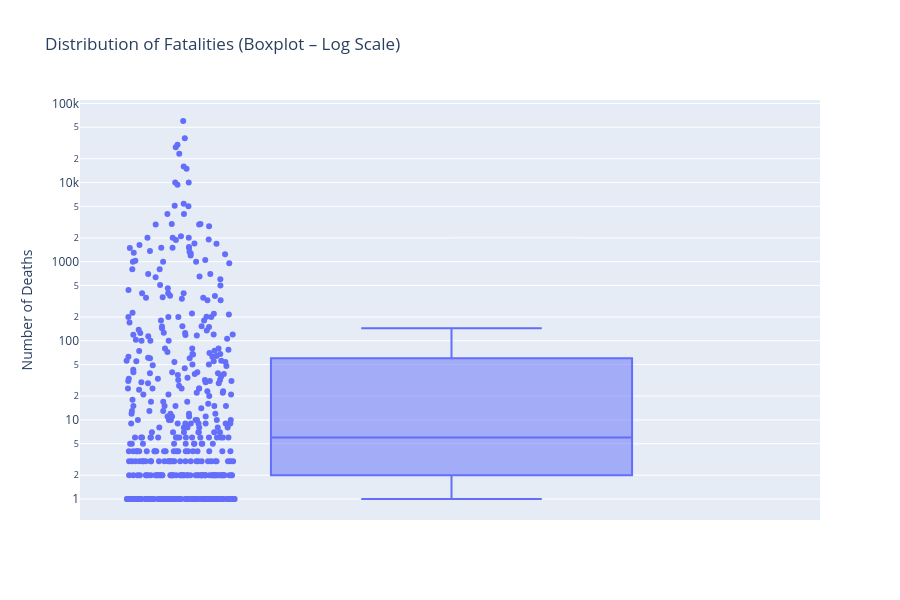

Write notebook code for a chart like this one.
### Markdown cell above
### Distribution of Human Impact

### Code cell
import plotly.express as px

def render_death_boxplot(df):
    """
    Generates a box-and-whisker plot to analyze the statistical distribution 
    and spread of volcanic fatalities.
    """
    
    # 1. Data Preprocessing / Filtering:
    # Isolate events with confirmed fatalities (> 0).
    # This is critical for two reasons:
    #   a) Log(0) is undefined.
    #   b) We are specifically analyzing the severity distribution of *lethal* events.
    df_nonzero = df[df['Total Deaths'] > 0]

    # 2. Statistical Visualization:
    # Initialize a boxplot to visualize central tendency (median) and variability (IQR).
    fig = px.box(
        df_nonzero,
        y='Total Deaths',
        
        # Display all underlying data points (jitter) alongside the box statistics.
        # This reveals the actual data density and prevents the "hiding" of 
        # the specific distribution shape behind the summary statistics.
        points='all',
        
        title='Distribution of Fatalities (Boxplot – Log Scale)',
        labels={'Total Deaths': 'Number of Deaths'},
        
        # 3. Scale Transformation:
        # Apply a logarithmic scale (Log10) to the Y-axis.
        # Mortality data typically follows a "heavy-tailed" or power-law distribution 
        # (many small events, very few massive ones). A linear scale would compress 
        # the box into an unreadable line at the bottom.
        log_y=True
    )

    fig.update_layout(height=600)
    return fig

fig = render_death_boxplot(df)
fig.show()

### Figure 1 — Plotly figure (JSON) as saved in the notebook; plotly's stock layout.template omitted (floating-point values rounded to 4 significant figures; data arrays with more than 128 entries replaced by an {"elided": "..."} marker saying what was removed)
{"data": [{"alignmentgroup": "True", "boxpoints": "all", "hovertemplate": "Number of Deaths=%{y}<extra></extra>", "legendgroup": "", "marker": {"color": "#636efa"}, "name": "", "notched": false, "offsetgroup": "", "orientation": "v", "showlegend": false, "type": "box", "x0": " ", "xaxis": "x", "y": {"elided": "465 float values"}, "y0": " ", "yaxis": "y"}], "layout": {"boxmode": "group", "height": 600, "legend": {"tracegroupgap": 0}, "title": {"text": "Distribution of Fatalities (Boxplot – Log Scale)"}, "xaxis": {"anchor": "y", "domain": [0, 1]}, "yaxis": {"anchor": "x", "domain": [0, 1], "title": {"text": "Number of Deaths"}, "type": "log"}}}
